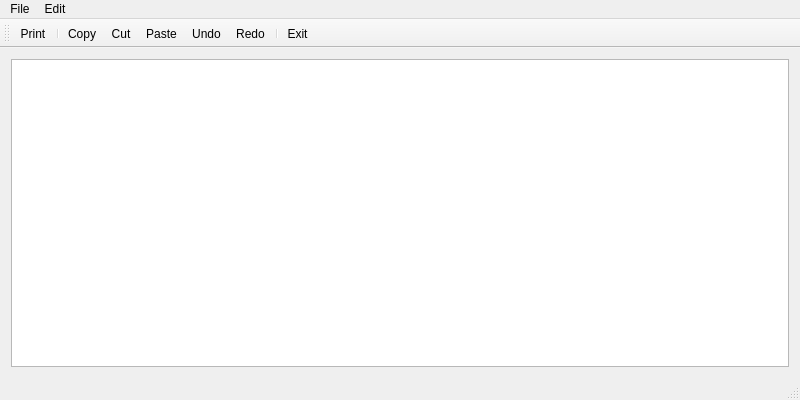
<?xml version="1.0" encoding="UTF-8"?>
<ui version="4.0">
 <class>Notepad</class>
 <widget class="QMainWindow" name="Notepad">
  <property name="geometry">
   <rect>
    <x>0</x>
    <y>0</y>
    <width>800</width>
    <height>400</height>
   </rect>
  </property>
  <property name="windowTitle">
   <string>Notepad</string>
  </property>
  <widget class="QWidget" name="centralWidget">
   <layout class="QVBoxLayout" name="verticalLayout">
    <item>
     <widget class="QTextEdit" name="textEdit"/>
    </item>
   </layout>
  </widget>
  <widget class="QMenuBar" name="menuBar">
   <property name="geometry">
    <rect>
     <x>0</x>
     <y>0</y>
     <width>800</width>
     <height>21</height>
    </rect>
   </property>
   <widget class="QMenu" name="menuFile">
    <property name="title">
     <string>File</string>
    </property>
    <addaction name="actionPrint"/>
    <addaction name="separator"/>
    <addaction name="actionExit"/>
   </widget>
   <widget class="QMenu" name="menuEdit">
    <property name="title">
     <string>Edit</string>
    </property>
    <addaction name="actionCopy"/>
    <addaction name="actionCut"/>
    <addaction name="actionPaste"/>
    <addaction name="separator"/>
    <addaction name="actionUndo"/>
    <addaction name="actionRedo"/>
   </widget>
   <addaction name="menuFile"/>
   <addaction name="menuEdit"/>
  </widget>
  <widget class="QToolBar" name="mainToolBar">
   <attribute name="toolBarArea">
    <enum>TopToolBarArea</enum>
   </attribute>
   <attribute name="toolBarBreak">
    <bool>false</bool>
   </attribute>
   <addaction name="actionPrint"/>
   <addaction name="separator"/>
   <addaction name="actionCopy"/>
   <addaction name="actionCut"/>
   <addaction name="actionPaste"/>
   <addaction name="actionUndo"/>
   <addaction name="actionRedo"/>
   <addaction name="separator"/>
   <addaction name="actionExit"/>
  </widget>
  <widget class="QStatusBar" name="statusBar"/>
  <action name="actionPrint">
   <property name="icon">
    <iconset resource="../notepad.qrc">
     <normaloff>:/images/print.png</normaloff>:/images/print.png</iconset>
   </property>
   <property name="text">
    <string>Print</string>
   </property>
   <property name="toolTip">
    <string>Print file</string>
   </property>
   <property name="shortcut">
    <string>Ctrl+P</string>
   </property>
  </action>
  <action name="actionExit">
   <property name="icon">
    <iconset theme="exit.png" resource="../notepad.qrc">
     <normaloff>:/images/exit.png</normaloff>:/images/exit.png</iconset>
   </property>
   <property name="text">
    <string>Exit</string>
   </property>
   <property name="toolTip">
    <string>Exit notepad</string>
   </property>
  </action>
  <action name="actionCopy">
   <property name="icon">
    <iconset resource="../notepad.qrc">
     <normaloff>:/images/copy.png</normaloff>:/images/copy.png</iconset>
   </property>
   <property name="text">
    <string>Copy</string>
   </property>
   <property name="shortcut">
    <string>Ctrl+C</string>
   </property>
  </action>
  <action name="actionCut">
   <property name="icon">
    <iconset resource="../notepad.qrc">
     <normaloff>:/images/cut.png</normaloff>:/images/cut.png</iconset>
   </property>
   <property name="text">
    <string>Cut</string>
   </property>
   <property name="shortcut">
    <string>Ctrl+X</string>
   </property>
  </action>
  <action name="actionPaste">
   <property name="icon">
    <iconset resource="../notepad.qrc">
     <normaloff>:/images/paste.png</normaloff>:/images/paste.png</iconset>
   </property>
   <property name="text">
    <string>Paste</string>
   </property>
   <property name="shortcut">
    <string>Ctrl+V</string>
   </property>
  </action>
  <action name="actionUndo">
   <property name="icon">
    <iconset resource="../notepad.qrc">
     <normaloff>:/images/edit_undo.png</normaloff>:/images/edit_undo.png</iconset>
   </property>
   <property name="text">
    <string>Undo</string>
   </property>
   <property name="shortcut">
    <string>Ctrl+Z</string>
   </property>
  </action>
  <action name="actionRedo">
   <property name="icon">
    <iconset resource="../notepad.qrc">
     <normaloff>:/images/edit_redo.png</normaloff>:/images/edit_redo.png</iconset>
   </property>
   <property name="text">
    <string>Redo</string>
   </property>
   <property name="shortcut">
    <string>Ctrl+Y</string>
   </property>
  </action>
 </widget>
 <layoutdefault spacing="6" margin="11"/>
 <resources>
  <include location="../notepad.qrc"/>
 </resources>
 <connections/>
</ui>
